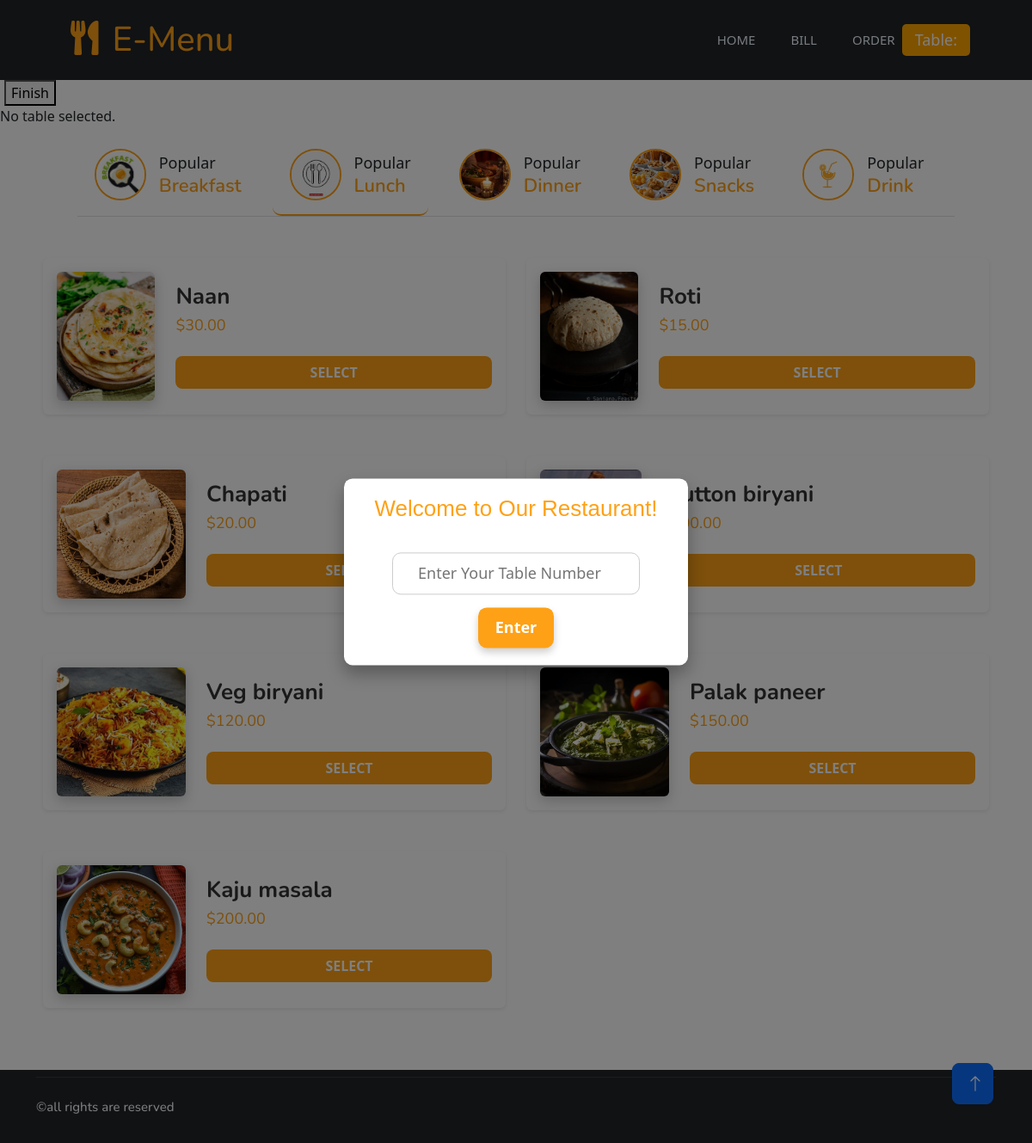
Page /2/ on the committed database.
### table/models.py (models this page shows, shortened)
class Category(models.Model):
    name = models.CharField(max_length=255)
    image = models.ImageField(upload_to='Category/')

class FoodItem(models.Model):
    name = models.CharField(max_length=255)
    category = models.ForeignKey(Category, related_name='food_items', on_delete=models.CASCADE)
    image = models.ImageField(upload_to='FoodItem/')
    price = models.DecimalField(max_digits=10, decimal_places=2)

### emenu/views.py (the view)
# urls.py: path('<int:id>/', views.table_home, name='table_home'),
def table_home(request, id=None):
    categories = Category.objects.all()
    table_number = request.session.get('table_number', None)
    if id:  # if a category ID is provided in the URL
        selected_category = get_object_or_404(Category, id=id)
    else:  # otherwise, show the first category by default
        selected_category = categories.first()
    food_items = FoodItem.objects.filter(category=selected_category)
    context = {
        'categories': categories,
        'selected_category': selected_category,
        'food_items': food_items,
        'table_number': table_number
    }
    if request.method == 'POST':
        table_number = request.POST.get('table_number')
        request.session['table_number'] = table_number  # This allows you to access it later
        SubmittedItem.objects.create(tableNumber=table_number, )  # Save other necessary fields
        print(f"Current Table Number: {table_number}")
    return render(request, 'table_home.html', context)

### templates/table_home.html (shortened to what this page needs)
{% load static %}
<!DOCTYPE html>
<html lang="en">
<head>
    <link href="https://cdnjs.cloudflare.com/ajax/libs/font-awesome/5.10.0/css/all.min.css" rel="stylesheet">
    <link href="https://cdn.jsdelivr.net/npm/bootstrap-icons@1.4.1/font/bootstrap-icons.css" rel="stylesheet">
    <link href="{% static 'lib/animate/animate.min.css' %}" rel="stylesheet">
    <link href="{% static 'lib/owlcarousel/assets/owl.carousel.min.css' %}" rel="stylesheet">
    <link href="{% static 'lib/tempusdominus/css/tempusdominus-bootstrap-4.min.css' %}" rel="stylesheet" />
    <link href="{% static 'css/bootstrap.min.css' %}" rel="stylesheet">
    <link href="{% static 'css/style.css' %}" rel="stylesheet">
<link href="https://cdn.jsdelivr.net/npm/bootstrap@5.3.0-alpha1/dist/css/bootstrap.min.css" rel="stylesheet">
<link rel="stylesheet" href="https://cdn.datatables.net/1.10.21/css/jquery.dataTables.min.css">
</head>
<body>
    <div class="container-xxl bg-white p-0" >
 <div class="container-xxl position-relative p-0">
    <nav class="navbar navbar-expand-lg navbar-dark bg-dark px-2 px-lg-5 py-3 py-lg-0">
        <a href="" class="navbar-brand p-0" style="margin-bottom: 0px; padding-bottom: 0;">
            <h1 class="text-primary m-1" style="color: #FEA116 !important; text-decoration: none !important;">
                <i class="fa fa-utensils me-3" style="margin-left: 30px; margin-top: 0px; color: #FEA116 !important;"></i>E-Menu
            </h1>
        </a>
         <div class="collapse navbar-collapse" id="navbarCollapse" style="margin-bottom: 0; padding-bottom: 0; margin-top: 0px;">
            <div class="navbar-nav ms-auto py-0 pe-4 d-flex align-items-center" style="padding-bottom: 18px; margin-top: 0px;">
                <a href="{% url 'table_home' %}" class="nav-item nav-link {% if request.path == '/' %}active{% endif %}">Home</a>
                <a href="{% url 'bill' %}" class="nav-item nav-link {% if request.path == '/bill/' %}active{% endif %}">Bill</a>
                <a href="{% url 'order' %}" class="nav-item nav-link {% if request.path == '/order/' %}active{% endif %}">Order</a>
                <div class="table-number-display ms-auto" id="table_numberDisplay">Table: </div>
            </div>
        </div>
    </nav>
</div>
{% block content %}
<div class="popup" id="popup" style="display: none;">
    <div class="text-center">
        <h2>Welcome to Our Restaurant!</h2>
        <input type="number" id="table_number" placeholder="Enter Your Table Number" min="1" max="15" oninput="validity.valid||(value='');" required>
        <button onclick="entertable_number()">Enter</button>
    </div>
</div>
<form action="{% url 'cancel_item_finish' %}" method="POST" style="margin-left: 5px;" onsubmit="return finishSession();">
    <button type="submit">Finish</button>
</form>
{% if table_number %}
<p>Current Table Number: {{ table_number }}</p>
{% else %}
<p>No table selected.</p>
{% endif %}
<div class="tab-class text-center wow fadeInUp mt-3" data-wow-delay="0.1s">
    <ul class="nav nav-pills d-inline-flex justify-content-center border-bottom mb-5">
        {% for category in categories %}
            <li class="nav-item">
                <a class="d-flex align-items-center text-start mx-3 ms-0 pb-3 {% if category == selected_category %}active{% endif %}"
                   href="{% url 'table_home' category.id %}"
                   style="color: #FEA116; text-decoration: none; border-radius: 10px; padding: 10px 20px; transition: all 0.1s ease-in-out;">
                    <div class="d-flex align-items-center">
                        <img src="{{ category.image.url }}" alt="{{ category.name }}" class="img-fluid rounded-circle"
                             style="width: 60px; height: 60px; border: 2px solid #FEA116; object-fit: cover; margin-right: 15px;">
                        <div>
                            <small class="text-body d-block" style="font-size: 18px; color: #666;">Popular</small>
                            <h6 class="mb-0" style="color: #FEA116; font-size: 22px; font-weight: 600;">{{ category.name }}</h6>
                        </div>
                    </div>
                </a>
            </li>
        {% endfor %}
    </ul>
</div>
<div class="tab-content" style="margin-left: 50px; margin-right:50px;">
    <div class="tab-pane fade show active">
        <div class="row g-4">
            {% for item in food_items %}
            <div class="col-lg-6 mb-4">
                <div class="card h-100 shadow-sm border-0">
                    <div class="d-flex align-items-center p-3">
                        <img class="img-fluid rounded" src="{{ item.image.url }}" alt="{{ item.name }}" style="width: 150px; height: 150px; object-fit: cover; box-shadow: 0 5px 15px rgba(0, 0, 0, 0.2);">
                        <div class="w-100 d-flex flex-column text-start ps-4">
                            <h4 class="fw-bold" style="color: #333333; font-size: 26px;">{{ item.name }}</h4>
                            <h5 class="fw-normal" style="font-size: 18px; color: #FEA116;">${{ item.price }}</h5>
                            <button type="button" class="btn mt-3" data-bs-toggle="modal" data-bs-target="#selectModal-{{ item.id }}" style="background-color: #FEA116; color: white; border-radius: 8px; font-weight: bold;">Select</button>
                        </div>
                    </div>
                </div>
            </div>
            {% empty %}
                <div class="col-12">
                    <p>No food items available for this category.</p>
                </div>
            {% endfor %}
        </div>
    </div>
</div>
{% endblock %}
        {% block footer %}
        <div class="container-fluid bg-dark text-light footer pt-2 mt-5 wow fadeIn" data-wow-delay="0.1s">
            <div class="container">
                <div class="copyright">
                    <div class="row">
                        <h3 style="font-color: #ffffff ; font-size: 15px; "> &copy;all rights are reserved </h3>
                    </div>
                </div>
            </div>
        </div>
        {% endblock footer %}
        <a href="#" class="btn btn-lg btn-primary btn-lg-square back-to-top"><i class="bi bi-arrow-up"></i></a>
    </div>
<link href="https://cdn.jsdelivr.net/npm/bootstrap@5.3.0-alpha1/dist/css/bootstrap.min.css" rel="stylesheet">
</body>
</html>

### static/css/style.css (style rules this page uses)
:root { --primary: #FEA116; --light: #F1F8FF; --dark: #0F172B; }
.back-to-top { position: fixed; display: none; right: 45px; bottom: 45px; z-index: 99; }
.btn { font-family: 'Nunito', sans-serif; font-weight: 500; text-transform: uppercase; transition: .5s; }
.btn.btn-primary, .btn.btn-secondary { color: #FFFFFF; }
.btn-lg-square { width: 48px; height: 48px; }
.btn-square, .btn-sm-square, .btn-lg-square { padding: 0; display: flex; align-items: center; justify-content: center; font-weight: normal; border-radius: 2px; }
.navbar-dark { position: fixed; width: 100%; top: 0; left: 0; z-index: 999; background: var(--dark) !important; transition: none; }
.navbar-dark .navbar-nav .nav-link { position: relative; margin-left: 25px; padding: 35px 0; font-size: 15px; color: var(--light) !important; text-transform: uppercase; font-weight: 500; outline: none; transition: .5s; }
@media (min-width: 992px) { .navbar-dark { position: fixed; width: 100%; top: 0; left: 0; z-index: 999; background: var(--dark) !important; } }
.nav-pills .nav-item .active { border-bottom: 2px solid var(--primary); }
.footer .copyright { padding: 25px 0; font-size: 15px; border-top: 1px solid rgba(256, 256, 256, .1); }

### templates/table_home.html (style rules this page uses)
.popup { position: fixed; top: 50%; left: 50%; transform: translate(-50%, -50%); width: 90%; max-width: 400px; background-color: #ffffff; padding: 30px; border-radius: 20px; box-shadow: 0px 10px 20px rgba(0, 0, 0, 0.3); z-index: 1000; text-align: center; }
.popup h2 { font-family: 'Cursive', sans-serif; font-size: 26px; color: #FEA116; margin-bottom: 20px; }
.popup input[type="number"] { width: 80%; padding: 10px; margin: 15px 0; border-radius: 10px; border: 1px solid #ccc; text-align: center; font-size: 18px; }
.popup button { background-color: #FEA116; color: white; border: none; padding: 10px 20px; border-radius: 10px; cursor: pointer; font-size: 18px; font-weight: bold; box-shadow: 0px 5px 10px rgba(0, 0, 0, 0.2); transition: background-color 0.3s; }
.table-number-display { display: inline-block; padding: 5px 15px; background-color: orange; color: white; border-radius: 5px; cursor: pointer; font-size: 18px; margin-left: 20px; transition: background-color 0.3s ease; }
.popup { position: absolute; top: 50%; left: 50%; transform: translate(-50%, -50%); background: #fff; padding: 20px; border-radius: 10px; z-index: 1000; pointer-events: all; }

### rows in the picture
Category: image (picture), name "Breakfast"
Category: image (picture), name "Lunch"
Category: image (picture), name "Dinner"
Category: image (picture), name "Snacks"
Category: image (picture), name "Drink"
FoodItem: image (picture), name "Naan", price "30.00"
FoodItem: image (picture), name "Roti", price "15.00"
FoodItem: image (picture), name "Chapati", price "20.00"
FoodItem: name "Mutton biryani", price "300.00"
FoodItem: image (picture), name "Veg biryani", price "120.00"
FoodItem: image (picture), name "Palak paneer", price "150.00"
FoodItem: image (picture), name "Kaju masala", price "200.00"
